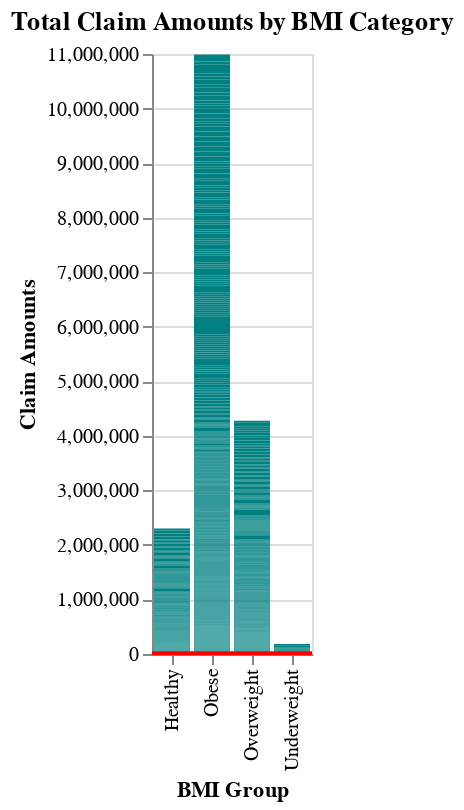

Notebook source saved alongside this figure:
### Markdown cell above
**Comment:**
> Underweight and Healthy tends to be a bi-modal distribution. The peak width of Overweight is much more spread out, while the Underweight distribution is greatly right-skewed.

> Overal, the IQR of Overweight is higher compared to others.

### Code cell
# Histogram of Total Claim Amount vs BMI Category:
claim_his = alt.Chart(insurance).mark_bar(color = 'teal').encode(
    alt.X('bmi_group:N', title='BMI Group'),
    alt.Y('claim:Q', title='Claim Amounts'),
    tooltip=[alt.Tooltip('bmi_group:N', title='BMI Group'), alt.Tooltip('claim:Q', title='Claim Amounts')]
).properties(
    title='Total Claim Amounts by BMI Category'
)

mean_line = alt.Chart(insurance).mark_rule(color='red').encode(
    y='mean(claim):Q',
    size=alt.value(2)
)

claim_his + mean_line

### Figure 1 — Vega-Lite specification as saved in the notebook (floating-point values rounded to 4 significant figures; data arrays with more than 128 entries replaced by an {"elided": "..."} marker saying what was removed)
{"config": {"view": {"continuousWidth": 400, "continuousHeight": 300}}, "layer": [{"mark": {"type": "bar", "color": "teal"}, "encoding": {"tooltip": [{"field": "bmi_group", "title": "BMI Group", "type": "nominal"}, {"field": "claim", "title": "Claim Amounts", "type": "quantitative"}], "x": {"field": "bmi_group", "title": "BMI Group", "type": "nominal"}, "y": {"field": "claim", "title": "Claim Amounts", "type": "quantitative"}}, "title": "Total Claim Amounts by BMI Category"}, {"mark": {"type": "rule", "color": "red"}, "encoding": {"size": {"value": 2}, "y": {"aggregate": "mean", "field": "claim", "type": "quantitative"}}}], "data": {"name": "data-0e8472ccaa69bce97a13faacc7245041"}, "$schema": "https://vega.github.io/schema/vega-lite/v4.17.0.json", "datasets": {"data-0e8472ccaa69bce97a13faacc7245041": {"elided": "1332 records"}}}
